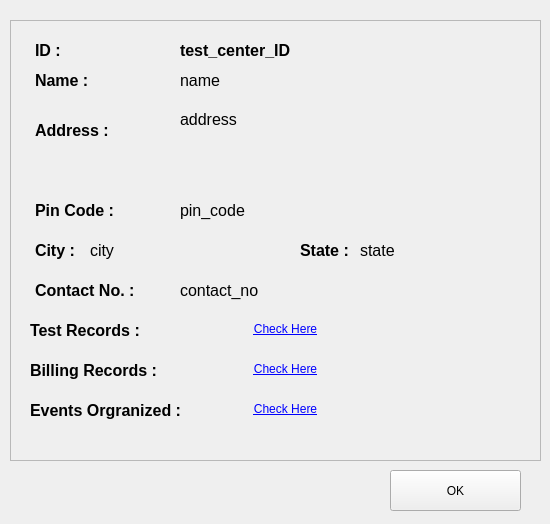
<?xml version="1.0" encoding="UTF-8"?>
<ui version="4.0">
 <class>testCenterProfile</class>
 <widget class="QDialog" name="testCenterProfile">
  <property name="geometry">
   <rect>
    <x>0</x>
    <y>0</y>
    <width>550</width>
    <height>524</height>
   </rect>
  </property>
  <property name="windowTitle">
   <string>Test Center Profile</string>
  </property>
  <widget class="QFrame" name="frame">
   <property name="geometry">
    <rect>
     <x>10</x>
     <y>20</y>
     <width>531</width>
     <height>441</height>
    </rect>
   </property>
   <property name="styleSheet">
    <string notr="true"/>
   </property>
   <property name="frameShape">
    <enum>QFrame::StyledPanel</enum>
   </property>
   <property name="frameShadow">
    <enum>QFrame::Raised</enum>
   </property>
   <widget class="QLabel" name="nameLabel">
    <property name="geometry">
     <rect>
      <x>25</x>
      <y>40</y>
      <width>81</width>
      <height>41</height>
     </rect>
    </property>
    <property name="text">
     <string>&lt;html&gt;&lt;head/&gt;&lt;body&gt;&lt;p&gt;&lt;span style=&quot; font-size:12pt; font-weight:600;&quot;&gt;Name :&lt;/span&gt;&lt;/p&gt;&lt;/body&gt;&lt;/html&gt;</string>
    </property>
   </widget>
   <widget class="QLabel" name="addressLabel">
    <property name="geometry">
     <rect>
      <x>25</x>
      <y>90</y>
      <width>91</width>
      <height>41</height>
     </rect>
    </property>
    <property name="text">
     <string>&lt;html&gt;&lt;head/&gt;&lt;body&gt;&lt;p&gt;&lt;span style=&quot; font-size:12pt; font-weight:600;&quot;&gt;Address :&lt;/span&gt;&lt;/p&gt;&lt;/body&gt;&lt;/html&gt;</string>
    </property>
   </widget>
   <widget class="QLabel" name="contactLabel">
    <property name="geometry">
     <rect>
      <x>25</x>
      <y>250</y>
      <width>131</width>
      <height>41</height>
     </rect>
    </property>
    <property name="text">
     <string>&lt;html&gt;&lt;head/&gt;&lt;body&gt;&lt;p&gt;&lt;span style=&quot; font-size:12pt; font-weight:600;&quot;&gt;Contact No. :&lt;/span&gt;&lt;/p&gt;&lt;/body&gt;&lt;/html&gt;</string>
    </property>
   </widget>
   <widget class="QLabel" name="stateLabel">
    <property name="geometry">
     <rect>
      <x>290</x>
      <y>210</y>
      <width>61</width>
      <height>41</height>
     </rect>
    </property>
    <property name="text">
     <string>&lt;html&gt;&lt;head/&gt;&lt;body&gt;&lt;p&gt;&lt;span style=&quot; font-size:12pt; font-weight:600;&quot;&gt;State :&lt;/span&gt;&lt;/p&gt;&lt;/body&gt;&lt;/html&gt;</string>
    </property>
   </widget>
   <widget class="QLabel" name="pinCodeLabel">
    <property name="geometry">
     <rect>
      <x>25</x>
      <y>170</y>
      <width>91</width>
      <height>41</height>
     </rect>
    </property>
    <property name="text">
     <string>&lt;html&gt;&lt;head/&gt;&lt;body&gt;&lt;p&gt;&lt;span style=&quot; font-size:12pt; font-weight:600;&quot;&gt;Pin Code :&lt;/span&gt;&lt;/p&gt;&lt;/body&gt;&lt;/html&gt;</string>
    </property>
   </widget>
   <widget class="QLabel" name="cityLabel">
    <property name="geometry">
     <rect>
      <x>25</x>
      <y>210</y>
      <width>61</width>
      <height>41</height>
     </rect>
    </property>
    <property name="text">
     <string>&lt;html&gt;&lt;head/&gt;&lt;body&gt;&lt;p&gt;&lt;span style=&quot; font-size:12pt; font-weight:600;&quot;&gt;City :&lt;/span&gt;&lt;/p&gt;&lt;/body&gt;&lt;/html&gt;</string>
    </property>
   </widget>
   <widget class="QLabel" name="name">
    <property name="geometry">
     <rect>
      <x>170</x>
      <y>40</y>
      <width>281</width>
      <height>41</height>
     </rect>
    </property>
    <property name="styleSheet">
     <string notr="true">font-size:12pt;</string>
    </property>
    <property name="text">
     <string>name</string>
    </property>
   </widget>
   <widget class="QLabel" name="address">
    <property name="geometry">
     <rect>
      <x>170</x>
      <y>90</y>
      <width>281</width>
      <height>71</height>
     </rect>
    </property>
    <property name="styleSheet">
     <string notr="true">font-size:12pt;</string>
    </property>
    <property name="text">
     <string>address</string>
    </property>
    <property name="alignment">
     <set>Qt::AlignLeading|Qt::AlignLeft|Qt::AlignTop</set>
    </property>
   </widget>
   <widget class="QLabel" name="pinCode">
    <property name="geometry">
     <rect>
      <x>170</x>
      <y>170</y>
      <width>181</width>
      <height>41</height>
     </rect>
    </property>
    <property name="styleSheet">
     <string notr="true">font-size:12pt;</string>
    </property>
    <property name="text">
     <string>pin_code</string>
    </property>
   </widget>
   <widget class="QLabel" name="state">
    <property name="geometry">
     <rect>
      <x>350</x>
      <y>210</y>
      <width>181</width>
      <height>41</height>
     </rect>
    </property>
    <property name="styleSheet">
     <string notr="true">font-size:12pt;</string>
    </property>
    <property name="text">
     <string>state</string>
    </property>
   </widget>
   <widget class="QLabel" name="city">
    <property name="geometry">
     <rect>
      <x>80</x>
      <y>210</y>
      <width>181</width>
      <height>41</height>
     </rect>
    </property>
    <property name="styleSheet">
     <string notr="true">font-size:12pt;</string>
    </property>
    <property name="text">
     <string>city</string>
    </property>
   </widget>
   <widget class="QLabel" name="contactNo">
    <property name="geometry">
     <rect>
      <x>170</x>
      <y>255</y>
      <width>181</width>
      <height>31</height>
     </rect>
    </property>
    <property name="styleSheet">
     <string notr="true">font-size:12pt;</string>
    </property>
    <property name="text">
     <string>contact_no</string>
    </property>
   </widget>
   <widget class="QLabel" name="IDLabel">
    <property name="geometry">
     <rect>
      <x>25</x>
      <y>10</y>
      <width>141</width>
      <height>41</height>
     </rect>
    </property>
    <property name="text">
     <string>&lt;html&gt;&lt;head/&gt;&lt;body&gt;&lt;p&gt;&lt;span style=&quot; font-size:12pt; font-weight:600;&quot;&gt;ID :&lt;/span&gt;&lt;/p&gt;&lt;/body&gt;&lt;/html&gt;</string>
    </property>
   </widget>
   <widget class="QLabel" name="testCenterID">
    <property name="geometry">
     <rect>
      <x>170</x>
      <y>10</y>
      <width>281</width>
      <height>41</height>
     </rect>
    </property>
    <property name="styleSheet">
     <string notr="true">font-size:12pt;
font-weight:bold;</string>
    </property>
    <property name="text">
     <string>test_center_ID</string>
    </property>
   </widget>
   <widget class="QLabel" name="bloodDetailsLabel_2">
    <property name="geometry">
     <rect>
      <x>20</x>
      <y>335</y>
      <width>191</width>
      <height>31</height>
     </rect>
    </property>
    <property name="text">
     <string>&lt;html&gt;&lt;head/&gt;&lt;body&gt;&lt;p&gt;&lt;span style=&quot; font-size:12pt; font-weight:600;&quot;&gt;Billing Records :&lt;/span&gt;&lt;/p&gt;&lt;/body&gt;&lt;/html&gt;</string>
    </property>
   </widget>
   <widget class="QLabel" name="bloodDetailsLabel_3">
    <property name="geometry">
     <rect>
      <x>20</x>
      <y>375</y>
      <width>191</width>
      <height>31</height>
     </rect>
    </property>
    <property name="text">
     <string>&lt;html&gt;&lt;head/&gt;&lt;body&gt;&lt;p&gt;&lt;span style=&quot; font-size:12pt; font-weight:600;&quot;&gt;Events Orgranized :&lt;/span&gt;&lt;/p&gt;&lt;/body&gt;&lt;/html&gt;</string>
    </property>
   </widget>
   <widget class="QPushButton" name="eventsOrganized">
    <property name="geometry">
     <rect>
      <x>220</x>
      <y>375</y>
      <width>111</width>
      <height>28</height>
     </rect>
    </property>
    <property name="styleSheet">
     <string notr="true">text-decoration:underline;
color:blue;
border:none;</string>
    </property>
    <property name="text">
     <string>Check Here</string>
    </property>
   </widget>
   <widget class="QPushButton" name="billingRecords">
    <property name="geometry">
     <rect>
      <x>220</x>
      <y>335</y>
      <width>111</width>
      <height>28</height>
     </rect>
    </property>
    <property name="styleSheet">
     <string notr="true">text-decoration:underline;
color:blue;
border:none;</string>
    </property>
    <property name="text">
     <string>Check Here</string>
    </property>
   </widget>
   <widget class="QPushButton" name="bloodQuantities">
    <property name="geometry">
     <rect>
      <x>220</x>
      <y>295</y>
      <width>111</width>
      <height>28</height>
     </rect>
    </property>
    <property name="styleSheet">
     <string notr="true">text-decoration:underline;
color:blue;
border:none;</string>
    </property>
    <property name="text">
     <string>Check Here</string>
    </property>
   </widget>
   <widget class="QLabel" name="bloodQuantitiesLabel">
    <property name="geometry">
     <rect>
      <x>20</x>
      <y>290</y>
      <width>191</width>
      <height>41</height>
     </rect>
    </property>
    <property name="text">
     <string>&lt;html&gt;&lt;head/&gt;&lt;body&gt;&lt;p&gt;&lt;span style=&quot; font-size:12pt; font-weight:600;&quot;&gt;Test Records :&lt;/span&gt;&lt;/p&gt;&lt;/body&gt;&lt;/html&gt;</string>
    </property>
   </widget>
  </widget>
  <widget class="QPushButton" name="removeButton">
   <property name="geometry">
    <rect>
     <x>390</x>
     <y>470</y>
     <width>131</width>
     <height>41</height>
    </rect>
   </property>
   <property name="text">
    <string>OK</string>
   </property>
  </widget>
 </widget>
 <resources/>
 <connections/>
</ui>
